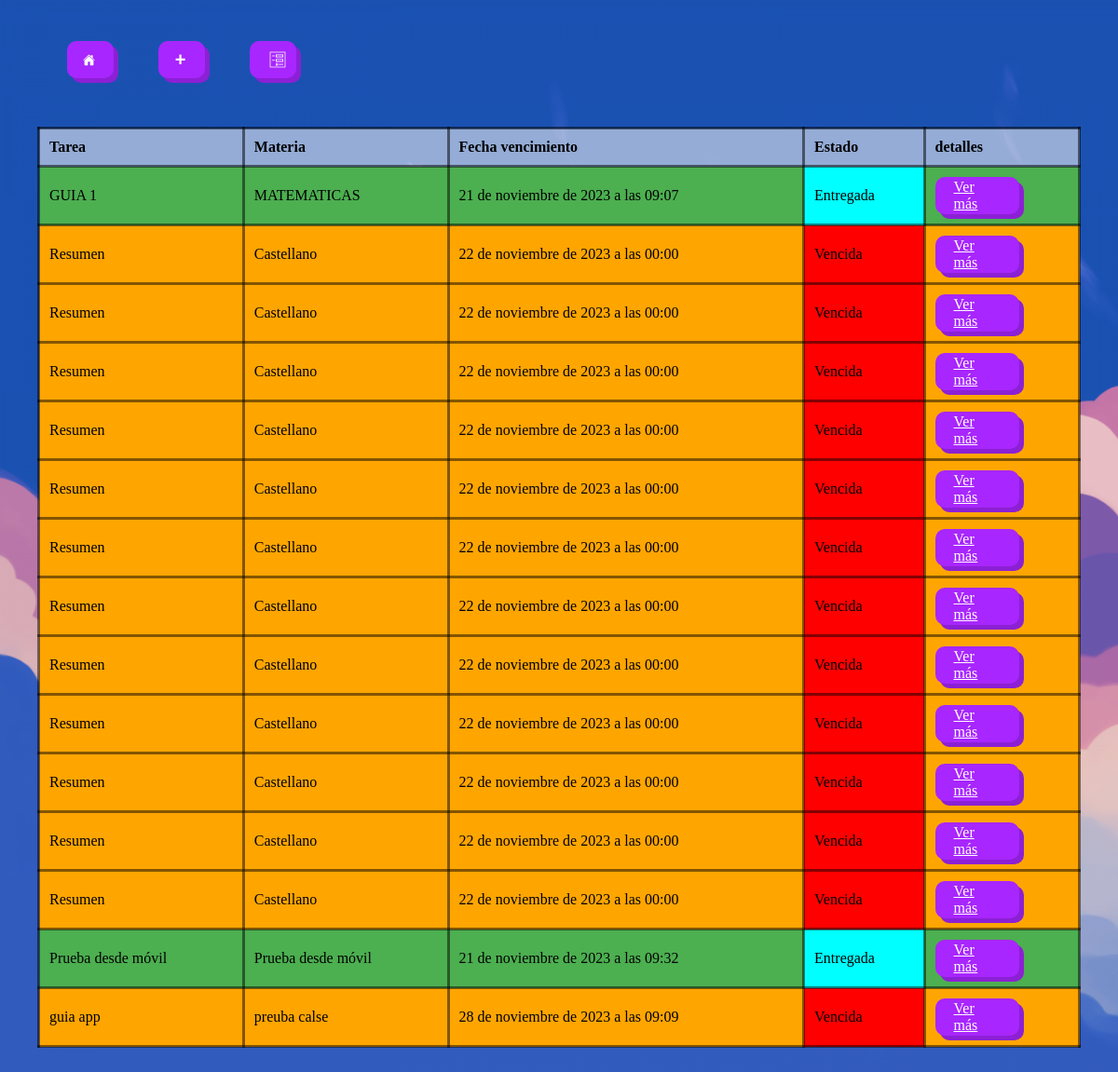
Page /tareas/ on the committed database.
### list_tasks/models.py (models this page shows, shortened)
class Tarea(models.Model):
    nombre = models.CharField(max_length=100)
    descripcion = models.TextField()
    materia = models.ForeignKey(Materia, on_delete=models.CASCADE,null=True)
    fecha_creacion = models.DateTimeField(default=timezone.now)
    fecha_vencimiento = models.DateTimeField(default=timezone.now)
    terminada = models.BooleanField(default=False)

class Materia(models.Model):
    nombre = models.CharField(max_length=100)
    def __str__(self):
        return self.nombre

### list_tasks/views.py (the view)
# urls.py: path('tareas/', views.ver_tareas, name='tareas'),
def ver_tareas(request):
    tareas = Tarea.objects.all()
    tareas_pasadas = []
    tareas_futuras = []
    now = timezone.now()
    for tarea in tareas:
        if tarea.fecha_vencimiento < now:
            tareas_pasadas.append(tarea)
        else:
            tareas_futuras.append(tarea)
    return render(request, 'componets/ver_tareas.html', {
        'tareas_pasadas': tareas_pasadas,
        'tareas_futuras': tareas_futuras,
        'tareas':tareas,
    })

### list_tasks/templates/componets/ver_tareas.html (shortened to what this page needs)
{% extends 'layouts/base.html' %}
{% load static %}
{% block content %}
<!DOCTYPE html>
<html lang="en">
<head>
    <link rel="stylesheet" type="text/css" href="{% static 'css/styles.css' %}">
</head>
<body>
    <table class="mi-tabla">
        <thead>
            <tr>
                <th>Tarea</th>
                <th>Materia</th>
                <th>Fecha vencimiento</th>
                <th>Estado</th>
                <th>detalles</th>
            </tr>
        </thead>
        <tbody>
                {% for tarea in tareas_pasadas %}
                    <tr {% if tarea.terminada %}class="tarea-terminada"{% else %}class="tarea-no-terminada"{% endif %}>
                        <td>{{ tarea.nombre }}</td>
                        <td>{{ tarea.materia }}</td>
                        <td>{{ tarea.fecha_vencimiento }}</td>
                        {% if tarea.terminada %}
                            <td style="background-color: cyan;">Entregada</td>
                        {% else %}
                            <td style="background-color: red;">Vencida</td>
                        {% endif %}
                        <td><a href="{% url 'detalle_tarea' tarea.id %}" class="btn">Ver más</a></td>
                    </tr>
                    {% endfor %}
        </tbody>
    </table>
</body>
</html>
{% endblock %}

### static/css/styles.css (style rules this page uses)
body { background-image: url('../fondo.png'); background-repeat: no-repeat; background-size: cover; background-attachment: fixed; }

### list_tasks/templates/layouts/base.html (style rules this page uses)
.Btn { position: relative; display: flex; align-items: center; justify-content: flex-start; width: 50px; height: 40px; border: none; padding: 0px 20px; background-color: rgb(168, 38, 255); color: white; font-weight: 500; cursor: pointer; border-radius: 10px; box-shadow: 5px 5px 0px rgb(140, 32, 212); transition-duration: .3s; }

### list_tasks/templates/componets/ver_tareas.html (style rules this page uses)
.tarea-terminada { background-color: #4CAF50; }
.tarea-no-terminada { background-color: #FFA500; }
table { width: 100%; border-collapse: collapse; margin-bottom: 20px; }
th { background-color: #f2f2f290; text-align: left; padding: 10px; border: 3px solid #00000083; }
td { text-align: left; padding: 10px; border: 3px solid #0000007c; }

### rows in the picture
Tarea: nombre "GUIA 1", materia "MATEMATICAS", fecha_vencimiento "21 de noviembre de 2023 a las 09:07", terminada "Entregada"
Tarea: nombre "Resumen", materia "Castellano", fecha_vencimiento "22 de noviembre de 2023 a las 00:00", terminada "Vencida"
Tarea: nombre "Resumen", materia "Castellano", fecha_vencimiento "22 de noviembre de 2023 a las 00:00", terminada "Vencida"
Tarea: nombre "Resumen", materia "Castellano", fecha_vencimiento "22 de noviembre de 2023 a las 00:00", terminada "Vencida"
Tarea: nombre "Resumen", materia "Castellano", fecha_vencimiento "22 de noviembre de 2023 a las 00:00", terminada "Vencida"
Tarea: nombre "Resumen", materia "Castellano", fecha_vencimiento "22 de noviembre de 2023 a las 00:00", terminada "Vencida"
Tarea: nombre "Resumen", materia "Castellano", fecha_vencimiento "22 de noviembre de 2023 a las 00:00", terminada "Vencida"
Tarea: nombre "Resumen", materia "Castellano", fecha_vencimiento "22 de noviembre de 2023 a las 00:00", terminada "Vencida"
Tarea: nombre "Resumen", materia "Castellano", fecha_vencimiento "22 de noviembre de 2023 a las 00:00", terminada "Vencida"
Tarea: nombre "Resumen", materia "Castellano", fecha_vencimiento "22 de noviembre de 2023 a las 00:00", terminada "Vencida"
Tarea: nombre "Resumen", materia "Castellano", fecha_vencimiento "22 de noviembre de 2023 a las 00:00", terminada "Vencida"
Tarea: nombre "Resumen", materia "Castellano", fecha_vencimiento "22 de noviembre de 2023 a las 00:00", terminada "Vencida"
Tarea: nombre "Resumen", materia "Castellano", fecha_vencimiento "22 de noviembre de 2023 a las 00:00", terminada "Vencida"
Tarea: nombre "Prueba desde móvil", materia "Prueba desde móvil", fecha_vencimiento "21 de noviembre de 2023 a las 09:32", terminada "Entregada"
Tarea: nombre "guia app", materia "preuba calse", fecha_vencimiento "28 de noviembre de 2023 a las 09:09", terminada "Vencida"
